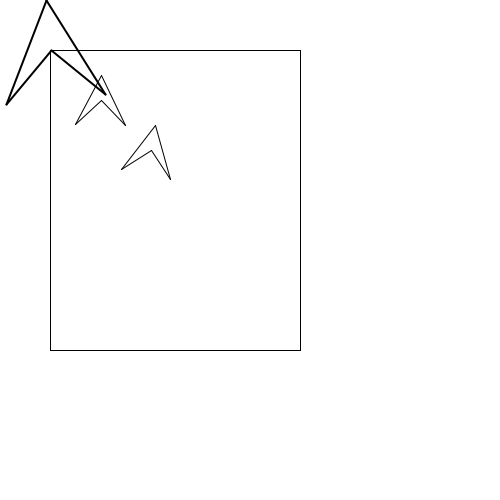
Frame 1 (no input)
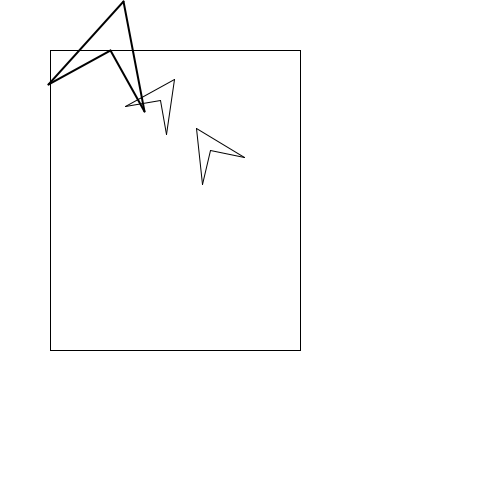
Frame 60 (the mouse pressed at the canvas centre just before this capture)
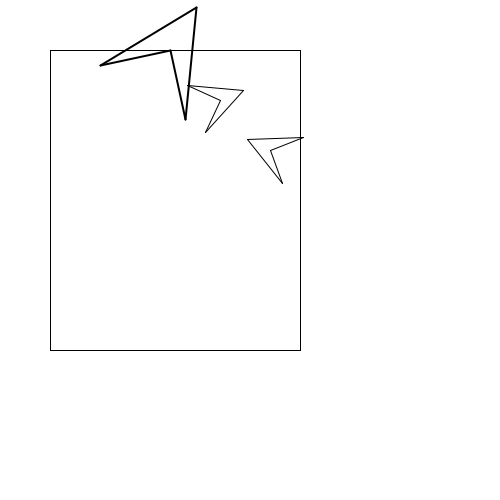
Frame 120 (the mouse held since frame 60 and released just before this capture)

The Processing sketch that drew these frames (run headless with seeded random() and noise(); from frame 60 on, the mouse is pressed at the canvas centre):

// Processing sketch: SimpleClasses
// ── SimpleClasses.pde
void setup()
{
  size(500, 500);
  ship1 = new Ship();
  ship2 = new Ship();
  ship3 = new Ship();
  
  ship1.x = 150;
  ship1.y = 150;
  ship1.w = 50;
  ship1.h = 50;
  ship1.spin = 0.2f;

  ship2.x = 100;
  ship2.y = 100;
  ship2.w = 50;
  ship2.h = 50;
  
  ship3.x = 50;
  ship3.y = 50;
  ship3.w = 50;
  ship3.h = 50;
  ship3.spin = -0.1f;
  ship3.scaleF = 2;
  
}

Ship ship1;
Ship ship2;
Ship ship3;

void draw()
{
  background(255);
  rect(50, 50, 250, 300);

  ship1.update();
  ship1.draw();
  ship2.update();
  ship2.draw();
  

  ship3.update();
  ship3.draw();
  
}


// ── Ship.pde
class Ship
{
  float x;
  float y;
  float w;
  float h;
  float theta;
  float spin = 0.01f;
  float scaleF = 1.0f;
  
  Ship()
  {
    x = 0;
    y = 0;
    w = 10;
    h = 10;
  }
  
  void update()
  { 
    theta += spin;
    x = x + 1;
  }
  
  void draw()
  {
    
    pushMatrix();
    translate(x, y);
    rotate(theta);
    scale(scaleF);
    float halfwidth, halfheight;
    halfwidth = w / 2.0f;
    halfheight = h / 2.0f;
    line(- halfwidth, halfheight, 0, - halfheight);
    line(halfwidth, halfheight, 0, - halfheight);
    
    line(- halfwidth, halfheight, 0, 0);
    line(halfwidth, halfheight, 0, 0);
    popMatrix();
  } 
}
